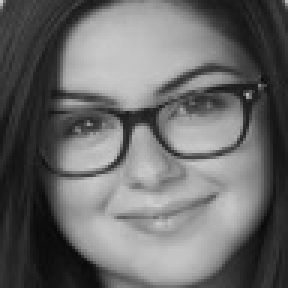
#> input picture dataset/Alex Dunphy/1.jpg, 96 x 96 px, found by its file name (shown 3 times larger); its folder holds only this picture in this run
$ python face_training_eigen.py
#> lines starting #> are read from the running program, lines starting #| are printed output that depends on the picture
"""
Eigenfaces (PCA) Face Recognition Training Module

This module implements PCA-based face recognition using Eigenfaces approach.
Each person gets their own PCA subspace computed from their training images.
Recognition is based on reconstruction error in each person's subspace.
"""

import os
import cv2
import numpy as np
import pickle
from PIL import Image
from sklearn.decomposition import PCA
from tkinter import messagebox


class EigenFaceModel:
    """Eigenfaces-based face recognition model using PCA"""

    def __init__(self, variance_threshold=0.95, image_size=(100, 100)):
        """
        Initialize EigenFace model

        Args:
            variance_threshold: Percentage of variance to retain (default 0.95 = 95%)
            image_size: Size to resize all faces to (width, height)
        """
        self.variance_threshold = variance_threshold
        self.image_size = image_size
        self.person_models = {}  # Dictionary to store PCA models for each person
        self.person_means = {}   # Mean faces for each person
        self.labels_dict = {}    # person_name -> person_id mapping

    # [125 lines left out: functions train_person_model, predict, get_eigenfaces, not called in this run]


def train_eigenfaces_model(dataset_path='dataset', output_path='trainer'):
    """
    Train Eigenfaces model on all people in the dataset

    Args:
        dataset_path: Path to dataset folder with person subfolders
        output_path: Path to save trained model

    Returns:
        True if successful, False otherwise
    """
#> called with dataset_path = 'dataset', output_path = 'trainer'
    print("\n" + "="*60)
    print("TRAINING EIGENFACES (PCA) MODEL")
    print("="*60)

    # Check if dataset exists
    if not os.path.exists(dataset_path):
        messagebox.showerror("Error", "No dataset folder found. Please collect images first.")
        return False

    # Get list of people
    people = [d for d in os.listdir(dataset_path) if os.path.isdir(os.path.join(dataset_path, d))]
    if not people:
        messagebox.showerror("Error", "No people found in dataset. Please collect images first.")
        return False

    print(f"[INFO] Found {len(people)} people: {people}")

    # Initialize model
    model = EigenFaceModel(variance_threshold=0.95, image_size=(100, 100))

    # Load face detector
    face_detector = cv2.CascadeClassifier(cv2.data.haarcascades + "haarcascade_frontalface_default.xml")

    # Build labels dictionary
    labels_dict = {name: idx for idx, name in enumerate(sorted(people))}
    model.labels_dict = labels_dict

    print(f"[INFO] Label mapping: {labels_dict}")

    # Process each person
    for person_name in sorted(people):
        person_id = labels_dict[person_name]
        person_path = os.path.join(dataset_path, person_name)

        # Load all images for this person
        face_vectors = []
        image_files = [f for f in os.listdir(person_path) if f.endswith('.jpg')]

        print(f"\n[INFO] Processing {person_name}: {len(image_files)} images")

        for img_file in image_files:
            img_path = os.path.join(person_path, img_file)

            # Load image
            img = cv2.imread(img_path)
#> img is the input picture: shape (96, 96, 3); min 8, max 205, mean 106
            if img is None:
                continue

            gray = cv2.cvtColor(img, cv2.COLOR_BGR2GRAY)

            # Detect faces
            faces = face_detector.detectMultiScale(gray, scaleFactor=1.1, minNeighbors=5)
#> faces = [[6, 7, 82, 82]]

            if len(faces) == 0:
                # If no face detected, use entire image
                face_region = gray
            else:
                # Use first detected face
                x, y, w, h = faces[0]
#> x = 6; y = 7; w = 82; h = 82
                face_region = gray[y:y+h, x:x+w]
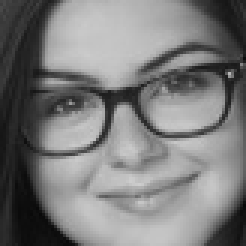
#> face_region: shape (82, 82) (shown 3 times larger); min 8, max 205, mean 123

            # Resize to standard size
            face_resized = cv2.resize(face_region, model.image_size)
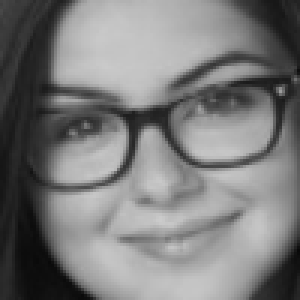
#> face_resized: shape (100, 100) (shown 3 times larger); min 9, max 203, mean 122.9

            # Normalize to [0, 1]
            face_normalized = face_resized.astype(np.float64) / 255.0

            # Flatten to vector
            face_vector = face_normalized.flatten()
#> face_vector = 10000 values, max 0.796 at index 7353, min 0.0353 at index 8399, mean 0.482
            face_vectors.append(face_vector)

        # Train model for this person
        if len(face_vectors) >= 2:
            model.train_person_model(person_id, person_name, face_vectors)
        else:
            print(f"[WARNING] Skipping {person_name} - insufficient images")
#> pass 2 of the loop in train_eigenfaces_model, `for person_name in sorted(people):`:
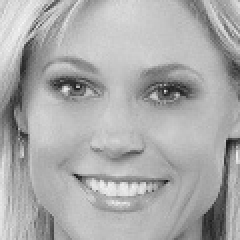
#> input picture dataset/Claire Dunphy/1.jpg, 120 x 120 px, found by its file name (shown 2 times larger)
#> in train_eigenfaces_model, img is the input picture: shape (120, 120, 3); min 24, max 244, mean 170.8
#> gray: shape (120, 120)
#> faces = [[8, 7, 104, 104]]
#> x = 8; w = 104
#> in train_eigenfaces_model, `face_region = gray[y:y+h, x:x+w]`:
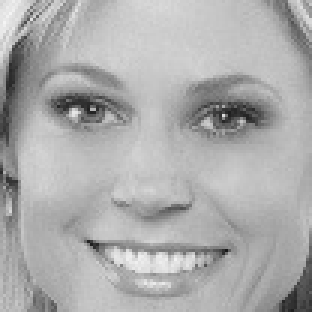
#> face_region: shape (104, 104) (shown 3 times larger); min 24, max 244, mean 172.3
#> in train_eigenfaces_model, `face_resized = cv2.resize(face_region, model.image_size)`:
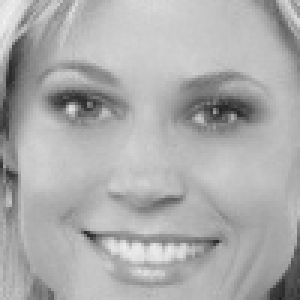
#> face_resized: shape (100, 100) (shown 3 times larger); min 34, max 242, mean 172.1
#> face_vector = 10000 values, max 0.949 at index 701, min 0.133 at index 9993, mean 0.675

    # Save model
    if not os.path.exists(output_path):
        os.makedirs(output_path)

    model_path = os.path.join(output_path, 'trainer_eigen.pkl')

    with open(model_path, 'wb') as f:
        pickle.dump(model, f)

    print(f"\n[SUCCESS] Eigenfaces model saved to {model_path}")
    print(f"[INFO] Trained for {len(model.person_models)} people")
    print("="*60 + "\n")

    messagebox.showinfo("Training Complete",
                       f"Eigenfaces model trained successfully!\n\n"
                       f"People: {len(model.person_models)}\n"
                       f"Model saved to: {model_path}")

    return True


# [22 lines left out: function load_eigenfaces_model, not called in this run]


if __name__ == "__main__":
    # Train model when run directly
    train_eigenfaces_model()
